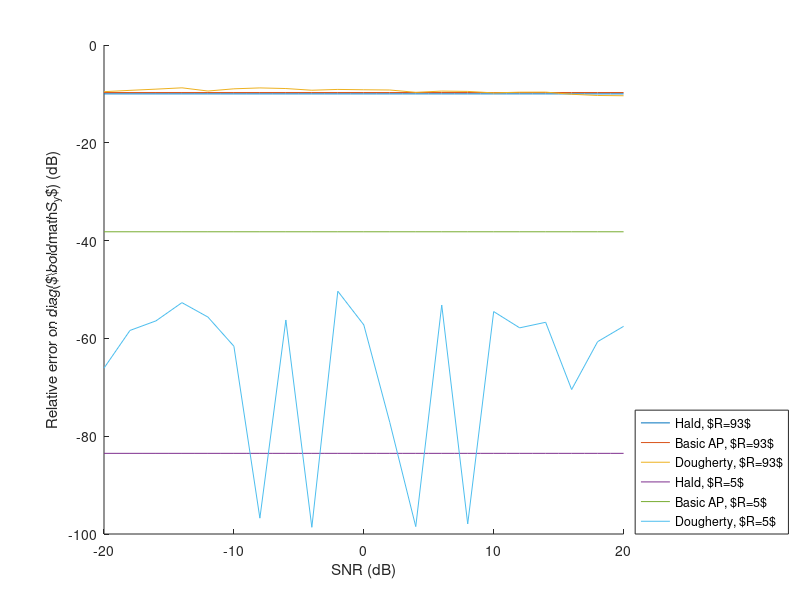

This figure's MATLAB source: (Note: this script raises an error after producing the figure.)
cvx93=load('cvx_Rang93.mat');
cvx5=load('cvx_Rang5.mat');

ap5=load('AP_it_Rang5.mat');
ap93=load('AP_it_Rang93.mat');

lp5=load('linprog_snr_5src.mat');
lp93=load('linprog_snr_150src.mat');


figure
hold on
plot(cvx93.SNR,10*log10(cvx93.err_cvx))
plot(ap93.SNR,10*log10(ap93.err_it))
plot(lp93.SNR,10*log10(lp93.err_linprog))


plot(cvx5.SNR,10*log10(cvx5.err_cvx))
plot(ap5.SNR,10*log10(ap5.err_it))
plot(lp5.SNR,10*log10(lp5.err_linprog))

ylabel('Relative error on diag($\boldmath{S_y}$) (dB)')
xlabel('SNR (dB)')

leg=legend('Hald, $R=93$','Basic AP, $R=93$','Dougherty, $R=93$','Hald, $R=5$','Basic AP, $R=5$','Dougherty, $R=5$','location','southeastoutside');


plot_fig(gcf,500,300)